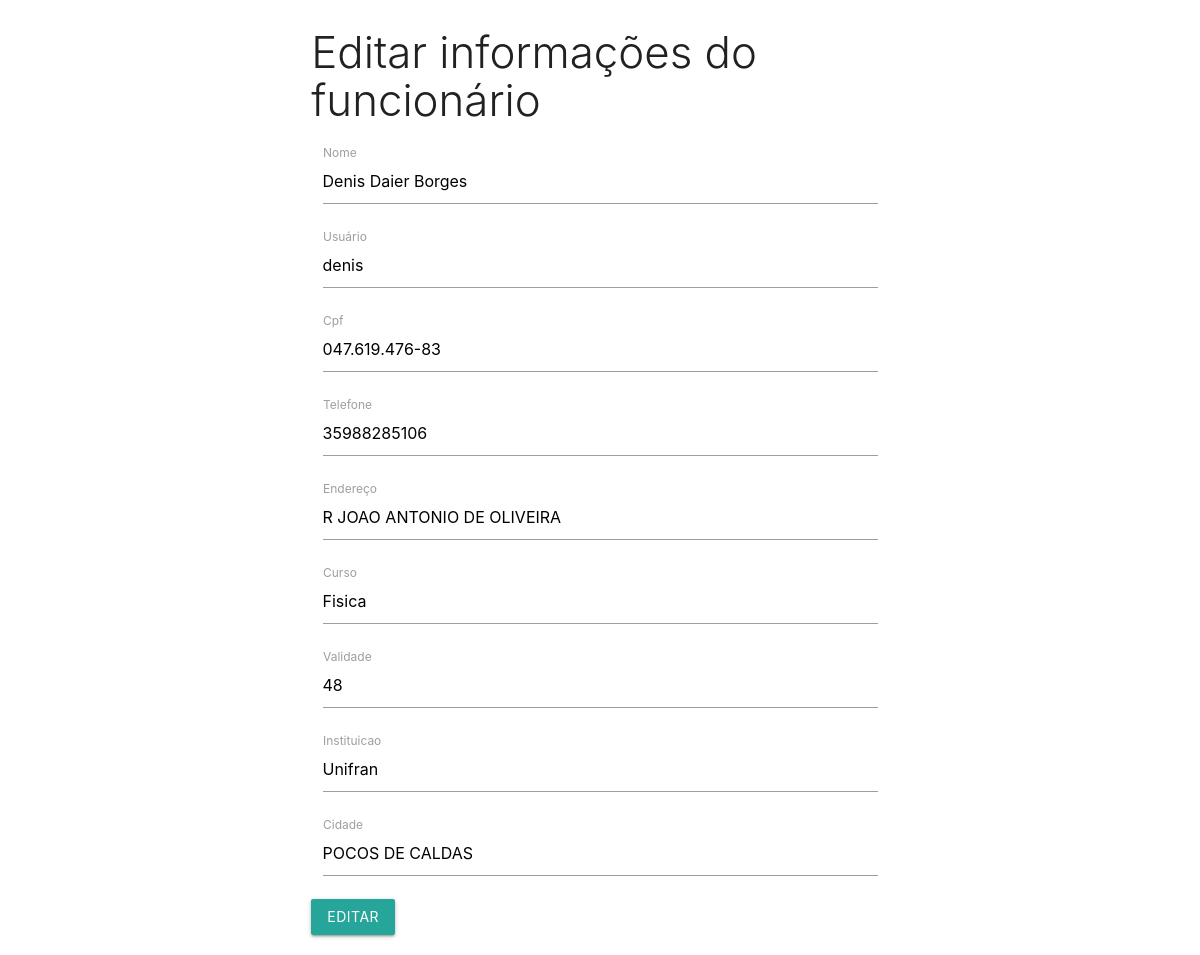
/arquivos/cadastro/editar.php?id=2, run on the app's committed database.
### tables this page shows
CREATE TABLE `tecnicos` (
  `id` int(11) NOT NULL,
  `nome` varchar(255) NOT NULL,
  `usuario` varchar(255) NOT NULL,
  `cpf` varchar(60) NOT NULL,
  `telefone` varchar(60) NOT NULL,
  `endereco` varchar(255) NOT NULL,
  `curso` varchar(255) NOT NULL,
  `validade` int(10) NOT NULL,
  `instituicao` varchar(255) NOT NULL,
  `cidade` varchar(255) NOT NULL
);

### arquivos/cadastro/editar.php (the view, shortened to what this page needs)
<?php
include_once 'php_action/db_connect.php';
include_once '../includes/header.php';
if(isset($_GET['id'])):
    $id = mysqli_escape_string($connect, $_GET['id']);
    $sql = "SELECT * FROM tecnicos WHERE id = '$id'";
    $resultado = mysqli_query($connect, $sql);
    $dados = mysqli_fetch_array($resultado);
endif;
?>
<div class="row">
    <div class="col s12 m6 push-m3">
        <h3 class="light">Editar informações do funcionário</h3>
        <form action="php_action/update.php" method="POST">
            <div class="input-field col s12">
                <input type="text" name="nome" id="nome" value="<?php echo $dados['nome']; ?>">
                <label for="nome">Nome</label>
            </div>
            <div class="input-field col s12">
                <input type="text" name="usuario" id="usuario" value="<?php echo $dados['usuario']; ?>">
                <label for="usuario">Usuário</label>
            </div>
            <div class="input-field col s12">
                <input type="text" name="cpf" id="cpf" value="<?php echo $dados['cpf']; ?>">
                <label for="cpf">Cpf</label>
            </div>
            <div class="input-field col s12">
                <input type="text" name="telefone" id="telefone" value="<?php echo $dados['telefone']; ?>">
                <label for="telefone">Telefone</label>
            </div>
            <div class="input-field col s12">
                <input type="text" name="endereco" id="endereco" value="<?php echo $dados['endereco']; ?>">
                <label for="endereco">Endereço</label>
            </div>
            <div class="input-field col s12">
                <input type="text" name="curso" id="curso" value="<?php echo $dados['curso']; ?>">
                <label for="curso">Curso</label>
            </div>
            <div class="input-field col s12">
                <input type="text" name="validade" id="validade" value="<?php echo $dados['validade']; ?>">
                <label for="validade">Validade</label>
            </div>
            <div class="input-field col s12">
                <input type="text" name="instituicao" id="instituicao" value="<?php echo $dados['instituicao']; ?>">
                <label for="instituicao">Instituicao</label>
            </div>
            <div class="input-field col s12">
                <input type="text" name="cidade" id="cidade" value="<?php echo $dados['cidade']; ?>">
                <label for="cidade">Cidade</label>
            </div>
            <button type="submit" name="btn-editar" class="btn">
                editar
            </button>
        </form>
    </div>
</div>
<?php
include_once '../includes/footer.php'
?>

### data on the page
tecnicos: nome "Denis Daier Borges", usuario "denis", cpf "047.619.476-83", telefone "35988285106", endereco "R JOAO ANTONIO DE OLIVEIRA", curso "Fisica", validade "48", instituicao "Unifran", cidade "POCOS DE CALDAS"
